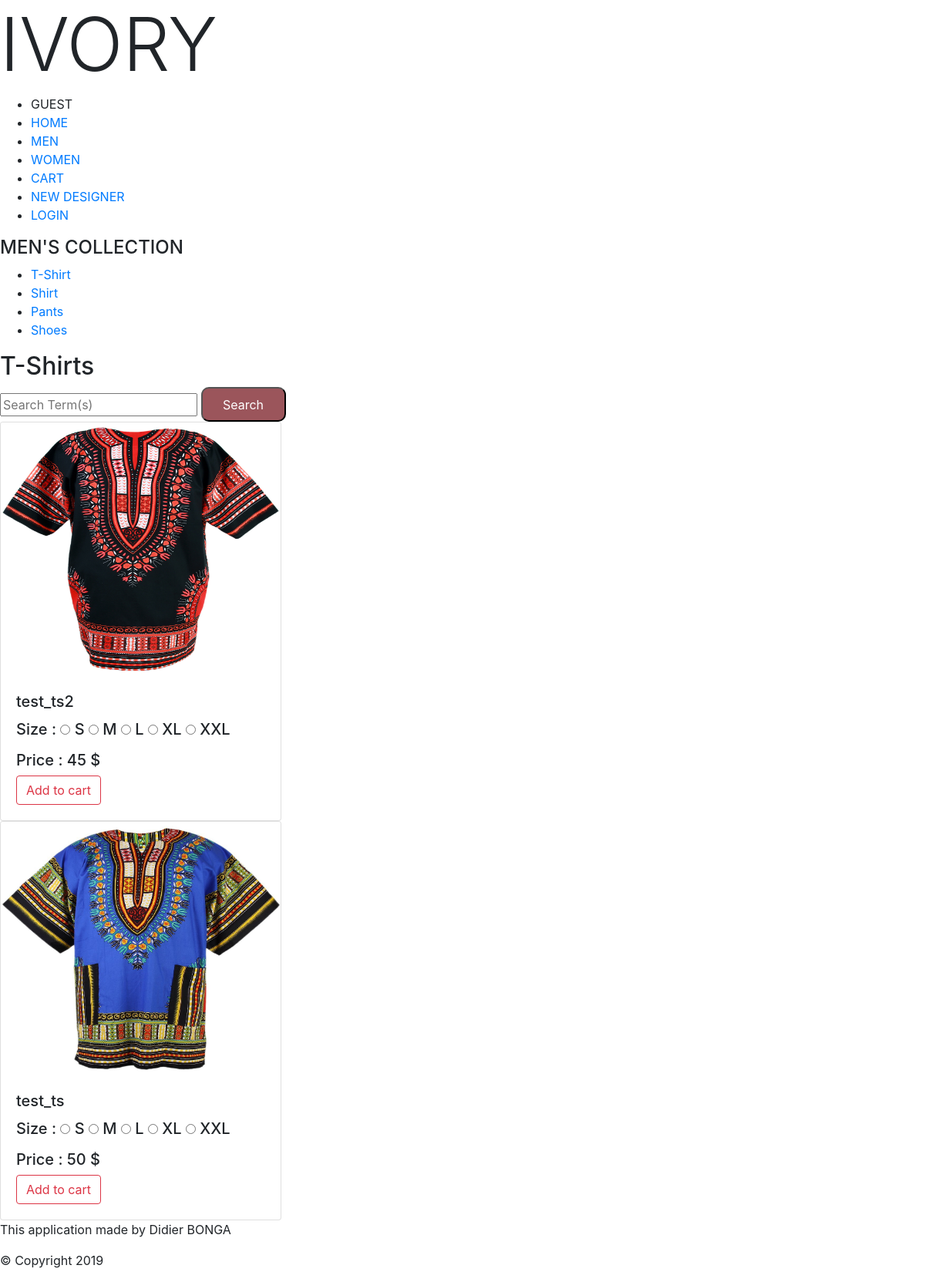
The app's page /tshirtmen/ with its own data.
### ivoryApp/models.py (models this page shows, shortened)
class Tshirt(models.Model):
    ts_title = models.CharField(max_length=200)
    ts_picture = models.ImageField(upload_to="media/images/", null=True, blank=True)
    ts_price = models.IntegerField(default=0)
    ts_ForeignKey = models.ForeignKey(UserLoginModel, on_delete=models.SET_NULL, null=True, blank=True)

### ivoryApp/views.py (the view)
# urls.py: path('tshirtmen/', views.tshirtmen, name='tshirtmen'),
def tshirtmen(request):
    form = MyForm()
    allTshirts = Tshirt.objects.all()
    return render(request, 'ivoryApp/item/tShirtMen.html', {'allTshirts': allTshirts, 'form': form})

### ivoryApp/forms.py
class MyForm(forms.Form):
    my_choice_field = forms.ChoiceField(choices=CUSTOMER_SIZE_ACCESSORY)
    ts_size = forms.ChoiceField(choices=CUSTOMER_SIZE)
    s_size = forms.ChoiceField(choices=CUSTOMER_SIZE)
    pant_size = forms.ChoiceField(choices=CUSTOMER_SIZE)
    sm_size = forms.ChoiceField(choices=CUSTOMER_SIZE_SHOES)
    dress_size = forms.ChoiceField(choices=CUSTOMER_SIZE)
    bj_size = forms.ChoiceField(choices=CUSTOMER_SIZE_ACCESSORY)
    sw_size = forms.ChoiceField(choices=CUSTOMER_SIZE_SHOES)

### ivoryApp/templates/ivoryApp/item/tShirtMen.html (shortened to what this page needs)
{% extends 'ivoryApp/men.html' %}
{% block content %}
<header>
    <h2>T-Shirts</h2>
    <form action="{% url 'search_ts' %}" method="post">
        <input type="text" name="mySearch" placeholder="Search Term(s)" aria-label="Search" >
        <button type="submit">Search</button>
    </form>
</header>
<aside>
    {% if allTshirts %}
    {% for eachTsh in allTshirts %}
    <div class="card" style="width: 22.8rem;">
        <img src="{{eachTsh.ts_picture.url}}" class="card-img-top" alt="image item">
        <div class="card-body">
            <h5 class="card-title">{{ eachTsh.ts_title }}</h5>
            <h5>
                Size :
                {% for choice in form.ts_size.field.choices %}
                <input type="radio" name="ts_size" value="{{choice.0}}"
                       />
                <label class="">{{choice.1}}</label>
                {% endfor %}
            </h5>
            <h5>Price : {{ eachTsh.ts_price }} $</h5>
            <a href="#" class="btn btn-outline-danger">Add to cart</a>
        </div>
    </div>
    {% endfor %}
    {% endif %}
</aside>
{% endblock %}

### ivoryApp/static/ivoryApp/css/men.css (style rules this page uses)
img { width: 350px; height: 330px; }
button, input[type=submit] { border-radius: 10px; background-color: rgba(119, 23, 31, 0.73); color: white; height: 45px; width: 110px; }

### records on screen
Tshirt: ts_picture (picture), ts_title "test_ts2", choice "S" "M" "L" "XL" "XXL", ts_price "45"
Tshirt: ts_picture (picture), ts_title "test_ts", choice "S" "M" "L" "XL" "XXL", ts_price "50"
